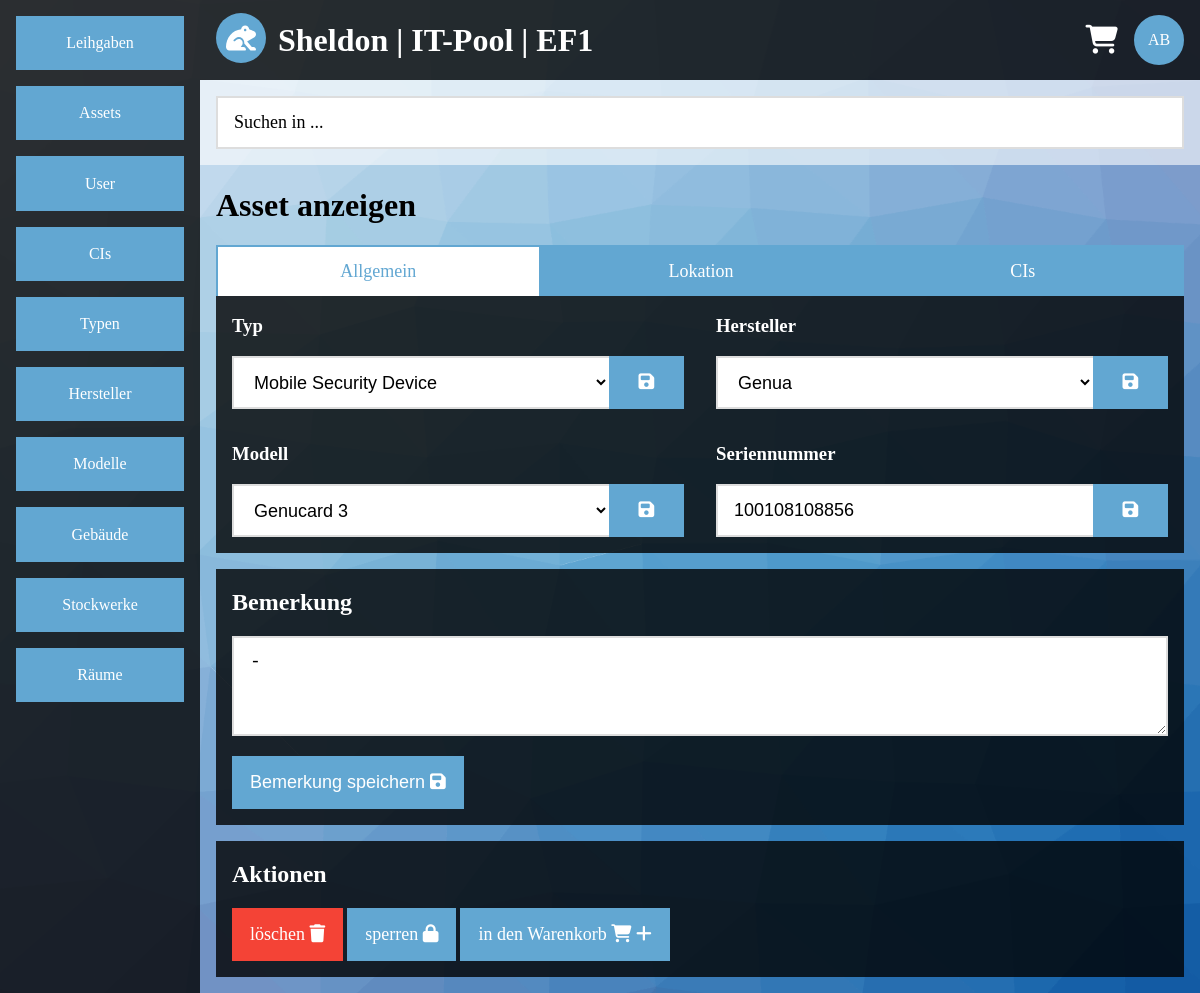
Screenshot of /view.php?category=asset&id=5&tab=general (signed in) with the database file from the repository.
### tables this page shows
CREATE TABLE IF NOT EXISTS `asset` (
  `asset_id` int(255) NOT NULL AUTO_INCREMENT,
  `asset_type_id` int(255) NOT NULL,
  `asset_vendor_id` int(255) NOT NULL,
  `asset_model_id` int(255) NOT NULL,
  `asset_building_id` int(255) NOT NULL DEFAULT '1',
  `asset_floor_id` int(255) NOT NULL DEFAULT '1',
  `asset_room_id` int(255) NOT NULL DEFAULT '1',
  `asset_serial` varchar(200) NOT NULL,
  `asset_cis` varchar(200) NOT NULL,
  `asset_description` varchar(200) NOT NULL DEFAULT '-',
  `asset_locked` enum('1','0') DEFAULT '0',
  PRIMARY KEY (`asset_id`),
  UNIQUE KEY `asset_serial` (`asset_serial`),
  KEY `asset_type_id` (`asset_type_id`),
  KEY `asset_vendor_id` (`asset_vendor_id`),
  KEY `asset_model_id` (`asset_model_id`),
  KEY `asset_building_id` (`asset_building_id`),
  KEY `asset_floor_id` (`asset_floor_id`),
  KEY `asset_room_id` (`asset_room_id`)
);

CREATE TABLE IF NOT EXISTS `type` (
  `type_id` int(11) NOT NULL AUTO_INCREMENT,
  `type_name` varchar(200) NOT NULL,
  PRIMARY KEY (`type_id`),
  UNIQUE KEY `type_name` (`type_name`)
);

CREATE TABLE IF NOT EXISTS `vendor` (
  `vendor_id` int(11) NOT NULL AUTO_INCREMENT,
  `vendor_name` varchar(200) NOT NULL,
  PRIMARY KEY (`vendor_id`),
  UNIQUE KEY `vendor_name` (`vendor_name`)
);

CREATE TABLE IF NOT EXISTS `model` (
  `model_id` int(11) NOT NULL AUTO_INCREMENT,
  `model_name` varchar(200) NOT NULL,
  PRIMARY KEY (`model_id`),
  UNIQUE KEY `model_name` (`model_name`)
);

### view.php (the view, shortened to what this page needs)
<?php
require($_SERVER['DOCUMENT_ROOT'].'/include/config.inc.php');
$output = '';
$sql = mysqli_connect($app_sqlhost,$app_sqluser,$app_sqlpasswd,$app_sqldb);
if(!$sql)
{
	$output .= '<div class="container">';
	$output .= '<div class="content-center container white-alpha">';
	$output .= '<h1>Error</h1>';
	$output .= '<div class="panel black-alpha">';
	$output .= '<p>Es konnte keine Datenbankverbindung hergestellt werden.</p>';
	$output .= '</div>';
	$output .= '</div>';
	$output .= '</div>';
}
else
{
	$sql->query('SET NAMES UTF8');
	if(!empty($_GET))
	{
		if(empty($_GET['category']) || empty($_GET['id']))
		{
			$output .= '<div class="container">';
			$output .= '<div class="content-center container white-alpha">';
			$output .= '<h1>Error</h1>';
			$output .= '<div class="panel black-alpha">';
			$output .= '<p>Es wurden nicht alle Daten gesendet.</p>';
			$output .= '</div>';
			$output .= '</div>';
			$output .= '</div>';
		}
		else
		{
			if(preg_match('/[^a-z]/',$_GET['category']) == 0)
			{
				$allowed_category = array('asset','user','ci','lend','vendor','model','type','building','floor','room');
				if(in_array($_GET['category'],$allowed_category))
				{
					if(preg_match('/[^0-9]/',$_GET['id']) == 0)
					{
						if($_GET['category'] == $allowed_category[0])
						{
							if(empty($_GET['tab']))
							{
								header('location:http://'.$_SERVER['HTTP_HOST'].'/view.php?category='.$_GET['category'].'&id='.$_GET['id'].'&tab=general');
							}
							else
							{
								if(preg_match('/[^a-z]/',$_GET['tab']) == 0)
								{
									$allowed_tabs = array('general','location','cis');
									if(in_array($_GET['tab'],$allowed_tabs))
									{
										$query = sprintf("
										SELECT asset_description,asset_locked
										FROM asset
										WHERE asset_id = '%s';",
										$sql->real_escape_string($_GET['id']));
										$result = $sql->query($query);
										if($row = $result->fetch_array(MYSQLI_ASSOC))
										{
											$asset_description = $row['asset_description'];
											$asset_locked = $row['asset_locked'];
											$output .= '<div class="container">';
											$output .= '<h1>Asset anzeigen</h1>';
											if($_GET['tab'] == $allowed_tabs[0])
											{
												$query = sprintf("
												SELECT type_name,vendor_name,model_name,asset_serial
												FROM asset
												INNER JOIN type ON type_id = asset_type_id
												INNER JOIN vendor ON vendor_id = asset_vendor_id
												INNER JOIN model ON model_id = asset_model_id
												WHERE asset_id = '%s'
												LIMIT 1;",
												$sql->real_escape_string($_GET['id']));
												$result = $sql->query($query);
												if($row = $result->fetch_array(MYSQLI_ASSOC))
												{
													$type = $row['type_name'];
													$vendor = $row['vendor_name'];
													$model = $row['model_name'];
													$serial = $row['asset_serial'];
													$output .= '<div class="nowrap overflow-scroll">';
													$output .= '<a class="col-s6 col-m4 col-l4 btn-default border border-tl border-light-blue white text-light-blue" href="#">Allgemein</a>';
													$output .= '<a class="col-s6 col-m4 col-l4 btn-default border border-tl border-light-blue light-blue hover-white hover-text-blue" href="view.php?category='.$_GET['category'].'&id='.$_GET['id'].'&tab=location">Lokation</a>';
													$output .= '<a class="col-s6 col-m4 col-l4 btn-default border border-tlr border-light-blue light-blue hover-white hover-text-blue" href="view.php?category='.$_GET['category'].'&id='.$_GET['id'].'&tab=cis">CIs</a>';
													$output .= '</div>';
													$output .= '<div class="black-alpha">';
													$output .= '<ul class="flex">';
													$output .= '<li class="col-s12 col-m6 col-l6">';
													$output .= '<div class="margin">';
													$output .= '<form action="change.php" method="get">';
													$output .= '<h3>Typ</h3>';
													$output .= '<input type="hidden" name="category" value="'.$_GET['category'].'"/>';
													$output .= '<input type="hidden" name="id" value="'.$_GET['id'].'"/>';
													$output .= '<input type="hidden" name="attr" value="type"/>';
													$output .= '<ul class="flex">';
													$output .= '<li class="col-s10 col-m10 col-l10">';
													$output .= '<select class="input-default border border-tbl border-grey focus-border-light-blue" style="height:53px;" name="attr_value">';
													$output .= '<option value="">'.$type.'</option>';
													$query = "
													SELECT type_id,type_name
													FROM type";
													$result = $sql->query($query);
													while($row = $result->fetch_array(MYSQLI_ASSOC))
													{
														$output .= '<option value="'.$row['type_id'].'">'.$row['type_name'].'</option>';
													}
													$output .= '</select>';
													$output .= '<li>';
													$output .= '<li class="col-s2 col-m2 col-l2">';
													$output .= '<button class="block btn-default border border-light-blue light-blue hover-white hover-text-blue" style="height:53px;" type="submit"><i class="fas fa-save"></i></button>';
													$output .= '</li>';
													$output .= '</ul>';
													$output .= '<input type="hidden" name="returnto" value="http://'.$_SERVER['HTTP_HOST'].'/view.php?category='.$_GET['category'].'&id='.$_GET['id'].'&tab='.$_GET['tab'].'"/>';
													$output .= '</form>';
													$output .= '</div>';
													$output .= '</li>';
													$output .= '<li class="col-s12 col-m6 col-l6">';
													$output .= '<div class="margin">';
													$output .= '<form action="change.php" method="get">';
													$output .= '<h3>Hersteller</h3>';
													$output .= '<input type="hidden" name="category" value="'.$_GET['category'].'"/>';
													$output .= '<input type="hidden" name="id" value="'.$_GET['id'].'"/>';
													$output .= '<input type="hidden" name="attr" value="vendor"/>';
													$output .= '<ul class="flex">';
													$output .= '<li class="col-s10 col-m10 col-l10">';
													$output .= '<select class="input-default border border-tbl border-grey focus-border-light-blue" style="height:53px;" name="attr_value">';
													$output .= '<option value="">'.$vendor.'</option>';
													$query = "
													SELECT vendor_id,vendor_name
													FROM vendor";
													$result = $sql->query($query);
													while($row = $result->fetch_array(MYSQLI_ASSOC))
													{
														$output .= '<option value="'.$row['vendor_id'].'">'.$row['vendor_name'].'</option>';
													}
													$output .= '</select>';
													$output .= '<li>';
													$output .= '<li class="col-s2 col-m2 col-l2">';
													$output .= '<button class="block btn-default border border-light-blue light-blue hover-white hover-text-blue" style="height:53px;" type="submit"><i class="fas fa-save"></i></button>';
													$output .= '</li>';
													$output .= '</ul>';
													$output .= '<input type="hidden" name="returnto" value="http://'.$_SERVER['HTTP_HOST'].'/view.php?category='.$_GET['category'].'&id='.$_GET['id'].'&tab='.$_GET['tab'].'"/>';
													$output .= '</form>';
													$output .= '</div>';
													$output .= '</li>';
													$output .= '</ul>';
													$output .= '<ul class="flex">';
													$output .= '<li class="col-s12 col-m6 col-l6">';
													$output .= '<div class="margin">';
													$output .= '<form action="change.php" method="get">';
													$output .= '<h3>Modell</h3>';
													$output .= '<input type="hidden" name="category" value="'.$_GET['category'].'"/>';
													$output .= '<input type="hidden" name="id" value="'.$_GET['id'].'"/>';
													$output .= '<input type="hidden" name="attr" value="model"/>';
													$output .= '<ul class="flex">';
													$output .= '<li class="col-s10 col-m10 col-l10">';
													$output .= '<select class="input-default border border-tbl border-grey focus-border-light-blue" style="height:53px;" name="attr_value">';
													$output .= '<option value="">'.$model.'</option>';
													$query = "
													SELECT model_id,model_name
													FROM model";
													$result = $sql->query($query);
													while($row = $result->fetch_array(MYSQLI_ASSOC))
													{
														$output .= '<option value="'.$row['model_id'].'">'.$row['model_name'].'</option>';
													}
													$output .= '</select>';
													$output .= '<li>';
													$output .= '<li class="col-s2 col-m2 col-l2">';
													$output .= '<button class="block btn-default border border-light-blue light-blue hover-white hover-text-blue" style="height:53px;" type="submit"><i class="fas fa-save"></i></button>';
													$output .= '</li>';
													$output .= '</ul>';
													$output .= '<input type="hidden" name="returnto" value="http://'.$_SERVER['HTTP_HOST'].'/view.php?category='.$_GET['category'].'&id='.$_GET['id'].'&tab='.$_GET['tab'].'"/>';
													$output .= '</form>';
													$output .= '</div>';
													$output .= '</li>';
													$output .= '<li class="col-s12 col-m6 col-l6">';
													$output .= '<div clasS="margin">';
													$output .= '<form action="change.php" method="get">';
													$output .= '<h3>Seriennummer</h3>';
													$output .= '<input type="hidden" name="category" value="'.$_GET['category'].'"/>';
													$output .= '<input type="hidden" name="id" value="'.$_GET['id'].'"/>';
													$output .= '<input type="hidden" name="attr" value="serial"/>';
													$output .= '<ul class="flex section">';
													$output .= '<li class="col-s10 col-m10 col-l10">';
													$output .= '<input class="input-default border border-tbl border-grey focus-border-light-blue" type="text" name="attr_value" placeholder="Seriennummer" value="'.$serial.'"/>';
													$output .= '</li>';
													$output .= '<li class="col-s2 col-m2 col-l2">';
													$output .= '<button class="block btn-default border border-light-blue light-blue hover-white hover-text-blue" type="submit"><i class="fas fa-save"></i></button>';
													$output .= '</li>';
													$output .= '</ul>';
													$output .= '<input type="hidden" name="returnto" value="http://'.$_SERVER['HTTP_HOST'].'/view.php?category='.$_GET['category'].'&id='.$_GET['id'].'&tab='.$_GET['tab'].'"/>';
													$output .= '</form>';
													$output .= '</div>';
													$output .= '</li>';
													$output .= '</ul>';
													$output .= '</div>';
												}
											}
											$output .= '<div class="panel black-alpha">';
											$output .= '<form action="change.php" method="get">';
											$output .= '<h2>Bemerkung</h2>';
											$output .= '<input type="hidden" name="category" value="'.$_GET['category'].'"/>';
											$output .= '<input type="hidden" name="id" value="'.$_GET['id'].'"/>';
											$output .= '<input type="hidden" name="attr" value="description"/>';
											$output .= '<p><textarea id="assetdescription" onkeyup="'."chk_inputlength('assetdescription',200)".';" class="input-default border border-grey focus-border-light-blue" name="attr_value">'.$asset_description.'</textarea></p>';
											$output .= '<p><button class="btn-default border border-light-blue light-blue hover-white hover-text-blue" type="submit">Bemerkung speichern <i class="fas fa-save"></i></button></p>';
											$output .= '</div>';
											$output .= '<div class="panel black-alpha">';
											$output .= '<h2>Aktionen</h2>';
											$output .= '<p><a href="del.php?category='.$_GET['category'].'&id='.$_GET['id'].'" class="btn-default border border-red red hover-white hover-text-red">l&ouml;schen <i class="fas fa-trash"></i></a> ';
											if($asset_locked)
											{
												$output .= '<a href="change.php?category='.$_GET['category'].'&id='.$_GET['id'].'&attr=locked&attr_value=0&returnto='.urlencode('http://'.$_SERVER['HTTP_HOST'].'/view.php?category='.$_GET['category'].'&id='.$_GET['id'].'&tab='.$_GET['tab']).'" class="btn-default border border-light-blue light-blue hover-white hover-text-blue">entsperren <i class="fas fa-lock-open"></i></a> ';
											}
											else
											{
												$output .= '<a href="change.php?category='.$_GET['category'].'&id='.$_GET['id'].'&attr=locked&attr_value=1&returnto='.urlencode('http://'.$_SERVER['HTTP_HOST'].'/view.php?category='.$_GET['category'].'&id='.$_GET['id'].'&tab='.$_GET['tab']).'" class="btn-default border border-light-blue light-blue hover-white hover-text-blue">sperren <i class="fas fa-lock"></i></a> ';
											}
											$output .= '<a href="cart.php?aktion=add&category='.$_GET['category'].'&id='.$_GET['id'].'" class="btn-default border border-light-blue light-blue hover-white hover-text-blue">in den Warenkorb <i class="fas fa-shopping-cart"></i> <i class="fas fa-plus"></i></a>';
											$output .= '</p>';
											$output .= '</div>';
										}
									}
								}
							}
						}
					}
				}
			}
		}
	}
}
?>
<!DOCTYPE HTML>
<html lang="de">
	<head>
		<?php
		require($_SERVER['DOCUMENT_ROOT'].'/include/head.inc.php');
		?>
	</head>
	<body>
	<?php
	require($_SERVER['DOCUMENT_ROOT'].'/include/body.inc.php');
	?>
	</body>
</html>

### css/main.css (style rules this page uses)
* { box-sizing:border-box; }
html,body { margin:0; height:100vh; }
select option { background-color:#ffffff; color:#000000; }
a { text-decoration:none; color:inherit; }
ul { padding:0; margin:0; list-style-type:none; }
select { height:53px; }
textarea { height:100px; resize:vertical; }
ul.flex, ul.flex-center { display:flex; flex-direction:row; }
ul.flex { flex-wrap:wrap; }
.block { width:100%; }
.panel { margin:16px 0; padding:.1px 16px; }
.container { padding:.1px 16px; display:block; }
.section { margin:16px 0; }
.margin { margin:16px; }
.btn-default { display:inline-block; border:none; text-decoration:none; text-align:center; font-size:18px; padding:14px 16px; cursor:pointer; }
.input-default { width:100%; padding:14px 16px; font-size:18px; border:none; background-color:#ffffff; color:#000000; cursor:pointer; }
.black-alpha { background-color:rgba(0,0,0,0.8); color:#ffffff; }
.white { background-color:#ffffff; color:#000000; }
.red { background-color:#f44336; color:#ffffff; }
.light-blue { background-color:#62a7d2; color:#ffffff; }
.text-light-blue { color:#62a7d2; }
.border { border-width:2px; border-style:solid; }
.border-tbl { border-right:none; }
.border-tl { border-right:none; border-bottom:none; }
.border-tlr { border-bottom:none; }
.border-light-blue { border-color:#62a7d2; }
.border-red { border-color:#f44336; }
.border-grey { border-color:#dddddd; }
.nowrap { white-space:nowrap; }
.overflow-scroll { overflow-x:auto; overflow-y:auto; }
@media (min-width:993px) { .col-l2 { width:16.6666%; } }
@media (min-width:993px) { .col-l4 { width:33.3333%; } }
@media (min-width:993px) { .col-l6 { width:50%; } }
@media (min-width:993px) { .col-l10 { width:83.3333% } }

### rows the page displays
asset: attr_value "Mobile Security Device", attr_value "Genua", attr_value "Genucard 3", attr_value "100108108856", attr_value "-"

### other values shown
$app_org "EF1"
$initials "AB"
